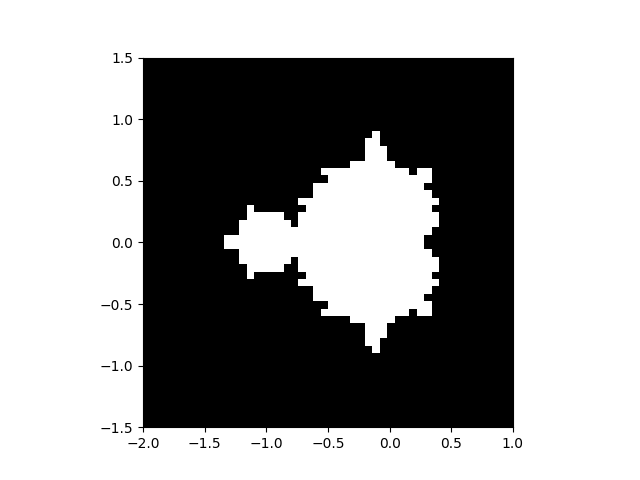

Here is the Python script that generated this plot:
import numpy as np
from numpy import newaxis
import matplotlib.pyplot as plt

def mandelbrot(N_max, threshold, n):
    #1D arrays of size n
    x = np.linspace(-2, 1, n)
    y = np.linspace(-1.5, 1.5, n)
    #nxn grid of c values
    c = x[:, newaxis] + 1j * y[newaxis, :]

    z = 0
    with np.warnings.catch_warnings():
        np.warnings.simplefilter("ignore")
        for j in range(N_max):
            z = z ** 2 + c
        #pt 3 2D boolean array
        mask = (abs(z) < threshold)
    return mask

mask = mandelbrot(50, 50, 50)

#pt 4
plt.imshow(mask.T, extent=[-2, 1, -1.5, 1.5])
plt.gray()
plt.savefig('mandelbrot.png')
